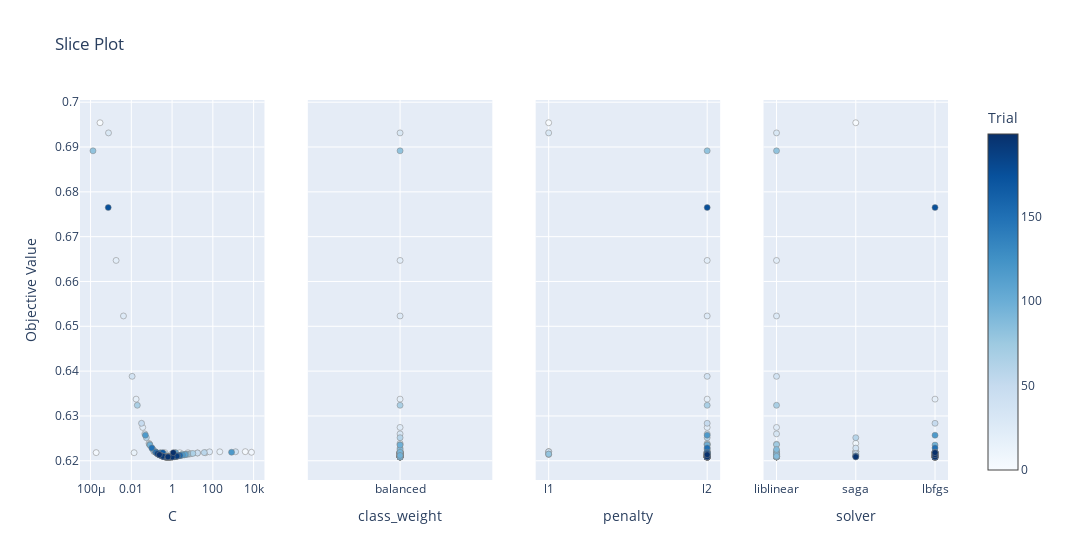

This figure's notebook cell:
### Code cell
optuna.visualization.plot_slice(study_best_features)

### Figure 1 — Plotly figure (JSON) as saved in the notebook; plotly's stock layout.template omitted (floating-point values rounded to 4 significant figures; data arrays with more than 128 entries replaced by an {"elided": "..."} marker saying what was removed)
{"data": [{"marker": {"color": {"elided": "188 int values"}, "colorbar": {"title": {"text": "Trial"}, "x": 1, "xpad": 40}, "colorscale": [[0, "rgb(247,251,255)"], [0.125, "rgb(222,235,247)"], [0.25, "rgb(198,219,239)"], [0.375, "rgb(158,202,225)"], [0.5, "rgb(107,174,214)"], [0.625, "rgb(66,146,198)"], [0.75, "rgb(33,113,181)"], [0.875, "rgb(8,81,156)"], [1, "rgb(8,48,107)"]], "line": {"color": "Grey", "width": 0.5}, "showscale": true}, "mode": "markers", "name": "Feasible Trial", "showlegend": false, "type": "scatter", "x": {"elided": "188 float values"}, "xaxis": "x", "y": {"elided": "188 float values"}, "yaxis": "y"}, {"marker": {"color": {"elided": "188 int values"}, "colorbar": {"title": {"text": "Trial"}, "x": 1, "xpad": 40}, "colorscale": [[0, "rgb(247,251,255)"], [0.125, "rgb(222,235,247)"], [0.25, "rgb(198,219,239)"], [0.375, "rgb(158,202,225)"], [0.5, "rgb(107,174,214)"], [0.625, "rgb(66,146,198)"], [0.75, "rgb(33,113,181)"], [0.875, "rgb(8,81,156)"], [1, "rgb(8,48,107)"]], "line": {"color": "Grey", "width": 0.5}, "showscale": false}, "mode": "markers", "name": "Feasible Trial", "showlegend": false, "type": "scatter", "x": {"elided": "188 str values"}, "xaxis": "x2", "y": {"elided": "188 float values"}, "yaxis": "y2"}, {"marker": {"color": {"elided": "188 int values"}, "colorbar": {"title": {"text": "Trial"}, "x": 1, "xpad": 40}, "colorscale": [[0, "rgb(247,251,255)"], [0.125, "rgb(222,235,247)"], [0.25, "rgb(198,219,239)"], [0.375, "rgb(158,202,225)"], [0.5, "rgb(107,174,214)"], [0.625, "rgb(66,146,198)"], [0.75, "rgb(33,113,181)"], [0.875, "rgb(8,81,156)"], [1, "rgb(8,48,107)"]], "line": {"color": "Grey", "width": 0.5}, "showscale": false}, "mode": "markers", "name": "Feasible Trial", "showlegend": false, "type": "scatter", "x": {"elided": "188 str values"}, "xaxis": "x3", "y": {"elided": "188 float values"}, "yaxis": "y3"}, {"marker": {"color": {"elided": "188 int values"}, "colorbar": {"title": {"text": "Trial"}, "x": 1, "xpad": 40}, "colorscale": [[0, "rgb(247,251,255)"], [0.125, "rgb(222,235,247)"], [0.25, "rgb(198,219,239)"], [0.375, "rgb(158,202,225)"], [0.5, "rgb(107,174,214)"], [0.625, "rgb(66,146,198)"], [0.75, "rgb(33,113,181)"], [0.875, "rgb(8,81,156)"], [1, "rgb(8,48,107)"]], "line": {"color": "Grey", "width": 0.5}, "showscale": false}, "mode": "markers", "name": "Feasible Trial", "showlegend": false, "type": "scatter", "x": {"elided": "188 str values"}, "xaxis": "x4", "y": {"elided": "188 float values"}, "yaxis": "y4"}], "layout": {"title": {"text": "Slice Plot"}, "width": 1200, "xaxis": {"anchor": "y", "domain": [0, 0.2125], "title": {"text": "C"}, "type": "log"}, "xaxis2": {"anchor": "y2", "categoryarray": [null, "balanced"], "categoryorder": "array", "domain": [0.2625, 0.475], "title": {"text": "class_weight"}, "type": "category"}, "xaxis3": {"anchor": "y3", "categoryarray": ["l1", "l2", null], "categoryorder": "array", "domain": [0.525, 0.7375], "title": {"text": "penalty"}, "type": "category"}, "xaxis4": {"anchor": "y4", "categoryarray": ["liblinear", "saga", "lbfgs"], "categoryorder": "array", "domain": [0.7875, 1], "title": {"text": "solver"}, "type": "category"}, "yaxis": {"anchor": "x", "domain": [0, 1], "title": {"text": "Objective Value"}}, "yaxis2": {"anchor": "x2", "domain": [0, 1], "matches": "y", "showticklabels": false}, "yaxis3": {"anchor": "x3", "domain": [0, 1], "matches": "y", "showticklabels": false}, "yaxis4": {"anchor": "x4", "domain": [0, 1], "matches": "y", "showticklabels": false}}}
